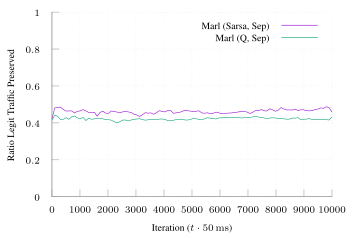

This chart was generated by the following gnuplot code:
set terminal tikz standalone color size 9cm,6cm font '\scriptsize' preamble '\usepackage{microtype} \usepackage{times} \usepackage[T1]{fontenc} \usepackage{siunitx}\sisetup{detect-all}'
set output "tnsm-algo-m-udp.tex"

load "inferno.pal"

set style line 102 lc rgb '#a0a0a0' lt 1 lw 1
set border ls 102
set colorbox border 102
set key textcolor rgb "black"
set tics textcolor rgb "black"
set label textcolor rgb "black"

set border 3
set grid x y
set xtics nomirror
set ytics nomirror

#set key autotitle columnhead
set datafile separator ","

set xlabel "Iteration ($t \\cdot{} \\SI{50}{\\milli\\second}$)"
set ylabel "Ratio Legit Traffic Preserved"

set yrange [0.0:1.0]
set key inside top right

plot '../results/tnsm-tree-16-opus-m-separate.avg.csv' u 1:3 w lines smooth sbezier title "Marl (Sarsa, Sep)" dt 1, \
     '../results/tnsm-algo-tree-16-opus-m-separate.avg.csv' u 1:3 w lines smooth sbezier title "Marl (Q, Sep)" dt 1
